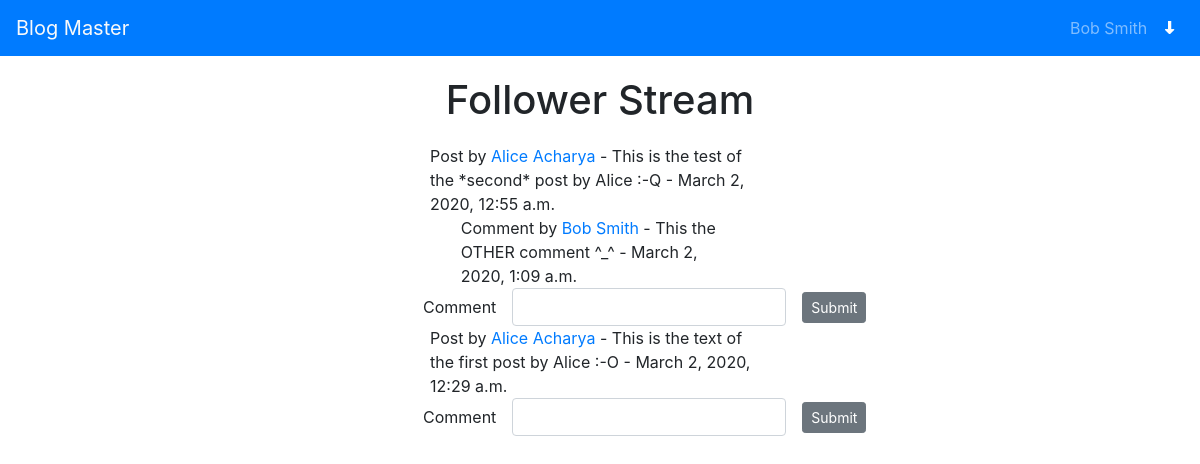
The app's page /follower-stream (signed in) with its own data.
### socialnetwork/models.py (models this page shows)
class Post(models.Model):
    content = models.TextField()
    poster = models.ForeignKey(User, on_delete=models.CASCADE)
    post_time = models.DateTimeField(default=timezone.now)

class Comment(models.Model):
    comment_text = models.TextField()
    reviewer = models.ForeignKey(User, on_delete=models.CASCADE)
    comment_time = models.DateTimeField(default=timezone.now)
    post = models.ForeignKey(Post, on_delete=models.CASCADE)

### socialnetwork/views.py (the view)
# urls.py: path("follower-stream", views.follower_stream),
def follower_stream(request):
    cur_user_id = request.session.get('cur_user_id')
    cur_user = User.objects.get(pk=cur_user_id)
    cur_profile = Profile.objects.filter(user_id=cur_user_id).first()
    posts = Post.objects.filter(poster_id__in=cur_profile.followers.values(
        'user_id')).order_by('-post_time').all()
    comments_dict = {}
    follower_post_ids = []
    follower_comment_ids = []
    for post in posts:
        follower_post_ids.append(post.id)
        comments_dict[post.id] = Comment.objects.filter(post=post).all()
        for comment in comments_dict[post.id]:
            follower_comment_ids.append(comment.id)
    request.session['follower_post_ids'] = follower_post_ids
    request.session['follower_comment_ids'] = follower_comment_ids
    return render(request, 'follower-stream.html', {
        'user': cur_user,
        'post_list': posts,
        'comments_dict': comments_dict,
        'last_refresh_time': timezone.now().isoformat()
    })

### socialnetwork/templates/follower-stream.html (shortened to what this page needs)
{% extends 'stream.html' %}
{% block page_name %}
Follower Stream
{% endblock page_name %}

### socialnetwork/templates/stream.html (shortened to what this page needs)
{% extends 'base.html' %}
{% block nav_link %}
<div class="collapse navbar-collapse">
    <ul class="navbar-nav ml-auto">
        <li class="nav-item">
            <span class="nav-link" id="id_logged_in_user_name">{{user.first_name}} {{user.last_name}}</span>
        </li>
        <li class="nav-item dropdown">
            <a class="nav-link" id="" role="button" data-toggle="dropdown" aria-haspopup="true" aria-expanded="false">
                <span class="icon-arrow-down" id="id_show_nav_button"></span>
            </a>
        </li>
    </ul>
</div>
{% endblock nav_link %}
{% block content %}
{% block post_list %}
<div style="margin-top: 20px; margin-bottom: 20px;" id="div-post-list">
    {% for post_item in post_list %}
    <div class="col-sm-12 col-md-4 mx-auto">
        <div class="col-12">
            Post by <a id="id_post_profile_{{post_item.id}}"
                href="/socialnetwork/profile/{{post_item.poster.id}}">{{post_item.poster.first_name}}
                {{post_item.poster.last_name}}</a> - <span
                id="id_post_text_{{post_item.id}}">{{post_item.content}}</span> -
            <span id="id_post_date_time_{{post_item.id}}">{{post_item.post_time}}</span>
        </div>
        {% for key, value in comments_dict.items %}
        {% if key == post_item.id %}
        {% for comment in value %}
        <div class="col-10 mx-auto">
            Comment by <a id="id_comment_profile_{{comment.reviewer.id}}"
                href="/socialnetwork/profile/{{comment.reviewer.id}}">{{comment.reviewer.first_name}}
                {{comment.reviewer.last_name}}</a> - <span
                id="id_comment_text_{{comment.reviewer.id}}">{{comment.comment_text}}</span> - <span
                id="id_comment_date_time_1">{{comment.comment_time}}</span>
        </div>
        {% endfor %}
        {% endif %}
        {% endfor %}
        <form class="form-inline">
            <div class="form-group mx-auto">
                <label class="mx-2">Comment</label>
                <input type="text" class="form-control mx-2" id="id_comment_input_text_{{post_item.id}}"
                    name="comment_text" />
                <button class="btn btn-sm btn-secondary mx-2" id="id_comment_button_{{post_item.id}}">Submit</button>
            </div>
        </form>
    </div>
    {% endfor %}
</div>
{% endblock post_list %}
{% endblock content %}

### socialnetwork/static/css/common.css (style rules this page uses)
.icon-arrow-down { display: inline-block; width: 0.8rem; height: 0.8rem; background-size: contain; }

### records on screen
Post: poster.first_name "Alice", poster.last_name "Acharya", content "This is the test of the *second* post by Alice :-Q", post_time "March 2, 2020, 12:55 a.m."
Comment: reviewer.first_name "Bob", reviewer.last_name "Smith", comment_text "This the OTHER comment ^_^", comment_time "March 2, 2020, 1:09 a.m."
Post: poster.first_name "Alice", poster.last_name "Acharya", content "This is the text of the first post by Alice :-O", post_time "March 2, 2020, 12:29 a.m."

### other values on screen
{{ user.first_name }} "Bob"
{{ user.last_name }} "Smith"
